Frame 1 (no input): blank canvas, image omitted
Frame 60 (no input): blank canvas, image omitted
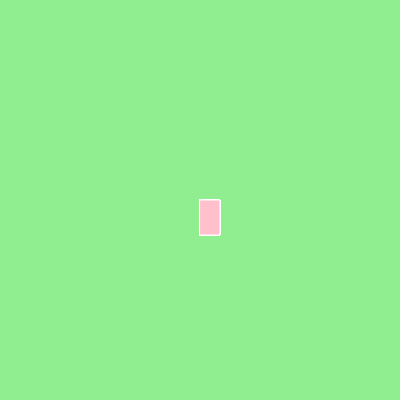
Frame 120 (the mouse pressed at the canvas centre since frame 60)

The p5.js sketch whose frames 1 and 60 were blank and that drew this single picture after the mouse press (run headless with seeded random() and noise() and a simulated clock; from frame 60 on, the mouse is pressed at the canvas centre):

// p5.js sketch
// ── sketch.js
function setup() {
    createCanvas(400, 400);
    background("lightgreen")
  }
  
  function draw() {
    stroke("white");
    fill("pink");
    
    
    if (mouseIsPressed) {
      rect(mouseX, mouseY, 20, 35);
    }
  }
